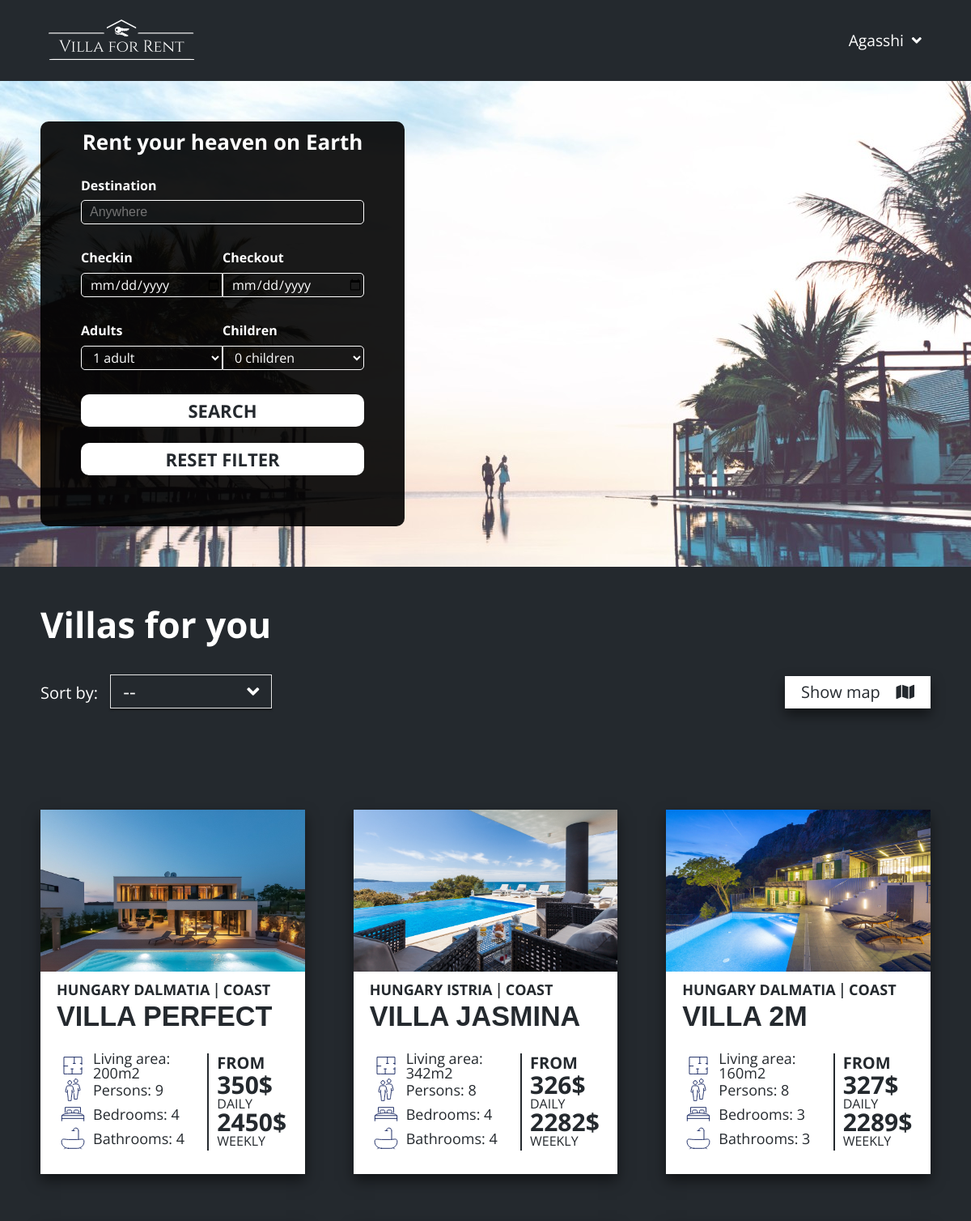
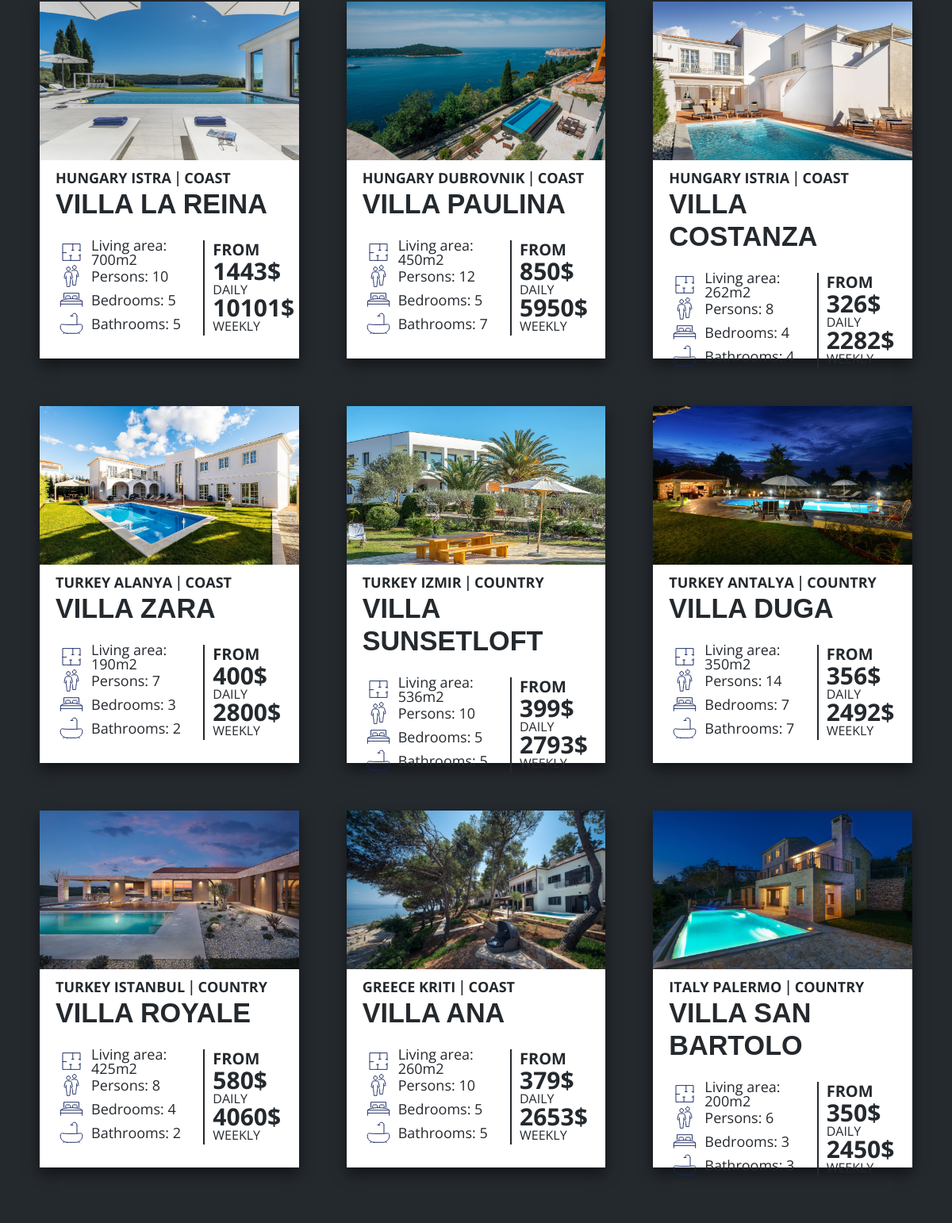
The app's page /main.php (signed in) with its own data (2 pictures, top to bottom).
### tables this page shows
CREATE TABLE `hotels` (
  `id_hotel` int(11) NOT NULL,
  `name` varchar(50) NOT NULL,
  `main_img` varchar(100) NOT NULL,
  `location` varchar(50) NOT NULL,
  `place` varchar(10) NOT NULL,
  `price` decimal(8,0) NOT NULL,
  `l_area` int(4) NOT NULL,
  `persons` int(2) NOT NULL,
  `bedrooms` int(2) NOT NULL,
  `bathrooms` int(2) NOT NULL,
  `seperate_toilet` int(2) NOT NULL,
  `distance_to_sea` varchar(4) NOT NULL,
  `year_of_build` int(4) NOT NULL,
  `pets` varchar(10) NOT NULL,
  `young_groups` varchar(15) NOT NULL,
  `airport` varchar(4) NOT NULL,
  `beach` varchar(4) NOT NULL,
  `city` varchar(4) NOT NULL,
  `pharmacy` varchar(4) NOT NULL,
  `pub` varchar(4) NOT NULL,
  `restaurant` varchar(4) NOT NULL,
  `sea` varchar(4) NOT NULL,
  `wifi` tinyint(1) NOT NULL,
  `tv` tinyint(1) NOT NULL,
  `pool` tinyint(1) NOT NULL,
  `parking` tinyint(1) NOT NULL,
  `grill` tinyint(1) NOT NULL,
  `espresso` tinyint(1) NOT NULL,
  `baby` tinyint(1) NOT NULL,
  `washing` tinyint(1) NOT NULL
);

### php_components/hotel_card.php (the view, shortened to what this page needs)
<?php
    if (isset($_GET['filter'])) {
        $location = $_GET['destination'];
        $checkin = $_GET['checkin'];
        $checkout = $_GET['checkout'];
        $adults = $_GET['adults'];
        $children = $_GET['children'];
        $persons = $adults + $children;
        $_SESSION["hotel_location"] = $location;
        $_SESSION["hotel_persons"] = $persons;
        $query = "SELECT * FROM hotels WHERE location LIKE '$location%' AND persons >= $persons";
        $results = mysqli_query($db, $query);
    } else {
        $query = "SELECT * FROM hotels";
        $results = mysqli_query($db, $query);
    }
    while ($row = mysqli_fetch_array($results) ) {
?>
<a href="./hotel.php?hotel_name=<?php echo $row['name']?>"><article class="hotel_card">
    <figure class="img_card_hotel">
        <img src="<?php echo $row['main_img']?>" alt="<?php echo $row['name']?> picture"/>
    </figure>
    <div class="hotel_card_box">
        <div class="hotel_card_location">
            <p><?php echo $row['location']?></p> | <p><?php echo $row['place']?></p>
        </div>
        <div class="hotel_card_name">
            <h1><?php echo $row['name']?></h1>
        </div>
        <div class="hotel_card_info_box">
            <div class="hotel_card_area">
                <div>
                    <span>Living area: <?php echo $row['l_area']?>m2</span>
                </div>
                <div>
                    <span>Persons: <?php echo $row['persons']?></span>
                </div>
                <div>
                    <span>Bedrooms: <?php echo $row['bedrooms']?></span>
                </div>
                <div>
                    <img src="./assets/bathrooms.svg" alt="bathrooms" />
                    <span>Bathrooms: <?php echo $row['bathrooms']?></span>
                </div>
            </div>
            <div class="hotel_card_price">
                <h1>FROM</h1>
                <span class="daily_contet"><?php echo $row['price']?>$</span>
                <span>DAILY</span>
                <span class="weekly_contet"><?php echo $row['price']*7?>$</span>
                <span>WEEKLY</span>
            </div>
        </div>
    </div>
</article></a>
<?php   } ?>

### records on screen
hotels: main_img (picture), location "HUNGARY DALMATIA", place "COAST", name "VILLA PERFECT", persons "9", bedrooms "4", bathrooms "4", price "350", $row['price']*7 "2450"
hotels: main_img (picture), location "HUNGARY ISTRIA", place "COAST", name "VILLA JASMINA", persons "8", bedrooms "4", bathrooms "4", price "326", $row['price']*7 "2282"
hotels: main_img (picture), location "HUNGARY DALMATIA", place "COAST", name "VILLA 2M", persons "8", bedrooms "3", bathrooms "3", price "327", $row['price']*7 "2289"
hotels: main_img (picture), location "HUNGARY ISTRA", place "COAST", name "VILLA LA REINA", persons "10", bedrooms "5", bathrooms "5", price "1443", $row['price']*7 "10101"
hotels: main_img (picture), location "HUNGARY DUBROVNIK", place "COAST", name "VILLA PAULINA", persons "12", bedrooms "5", bathrooms "7", price "850", $row['price']*7 "5950"
hotels: main_img (picture), location "HUNGARY ISTRIA", place "COAST", name "VILLA COSTANZA", persons "8", bedrooms "4", bathrooms "4", price "326", $row['price']*7 "2282"
hotels: main_img (picture), location "TURKEY ALANYA", place "COAST", name "VILLA ZARA", persons "7", bedrooms "3", bathrooms "2", price "400", $row['price']*7 "2800"
hotels: main_img (picture), location "TURKEY IZMIR", place "COUNTRY", name "VILLA SUNSETLOFT", persons "10", bedrooms "5", bathrooms "5", price "399", $row['price']*7 "2793"
hotels: main_img (picture), location "TURKEY ANTALYA", place "COUNTRY", name "VILLA DUGA", persons "14", bedrooms "7", bathrooms "7", price "356", $row['price']*7 "2492"
hotels: main_img (picture), location "TURKEY ISTANBUL", place "COUNTRY", name "VILLA ROYALE", persons "8", bedrooms "4", bathrooms "2", price "580", $row['price']*7 "4060"
hotels: main_img (picture), location "GREECE KRITI", place "COAST", name "VILLA ANA", persons "10", bedrooms "5", bathrooms "5", price "379", $row['price']*7 "2653"
hotels: main_img (picture), location "ITALY PALERMO", place "COUNTRY", name "VILLA SAN BARTOLO", persons "6", bedrooms "3", bathrooms "3", price "350", $row['price']*7 "2450"

### other values on screen
$_SESSION['username'] "Agasshi"
